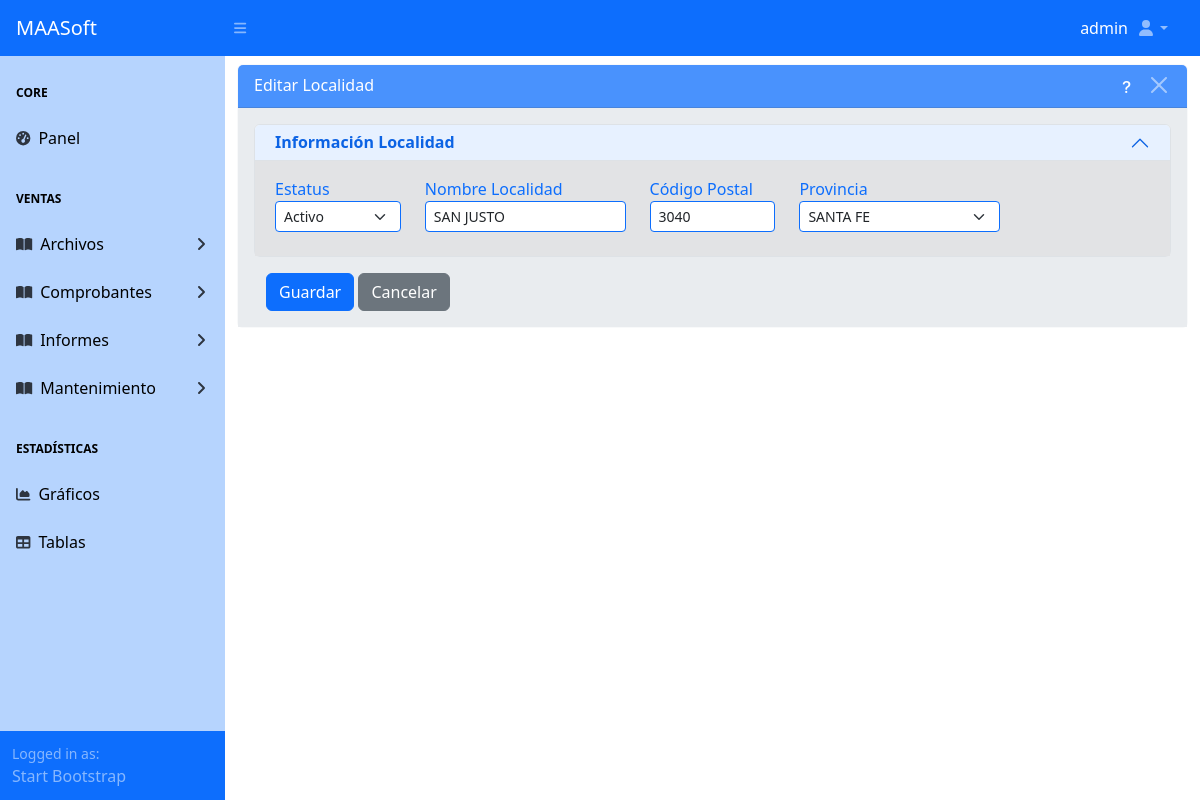
Before: /maestros/localidad/1/editar/ (signed in) with the older database file.
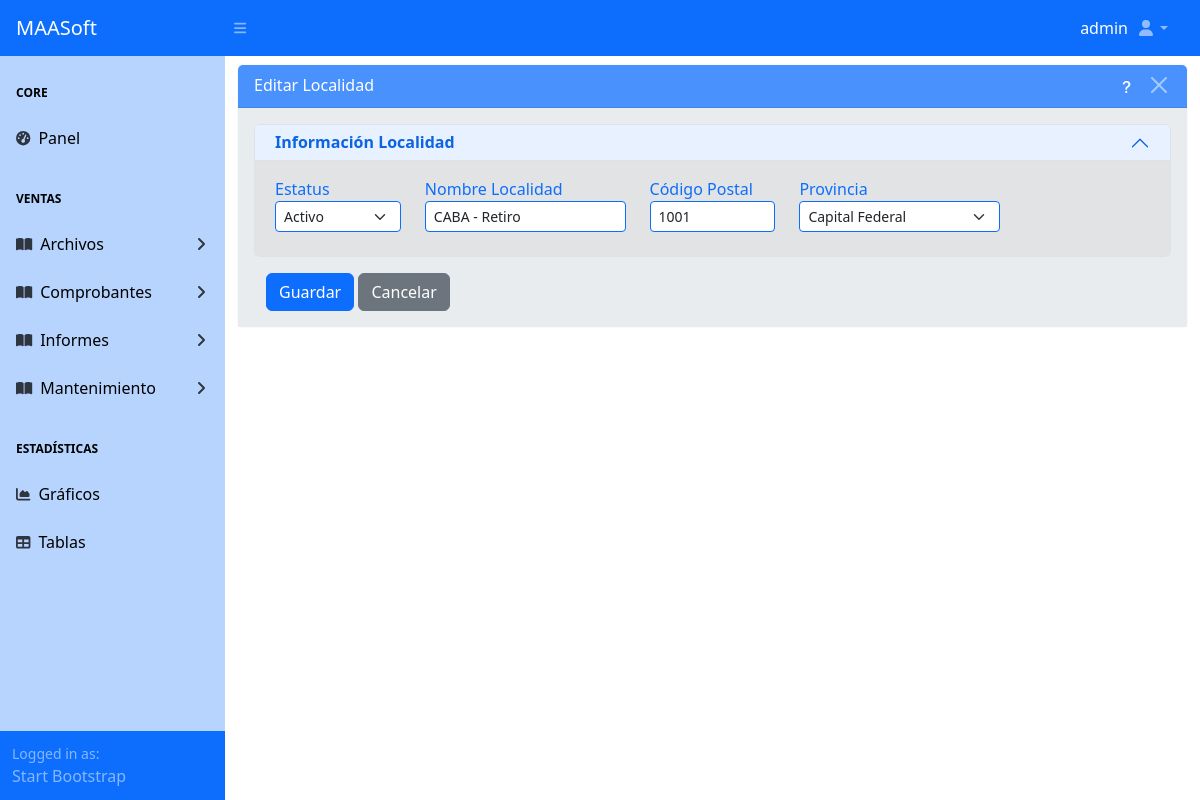
After: the same page with the newer database file.
### apps/maestros/models/base_models.py (models this page shows, shortened)
class Localidad(ModeloBaseGenerico):
	id_localidad = models.AutoField(primary_key=True)
	estatus_localidad = models.BooleanField("Estatus", db_column="estatus", default=True,
											choices=ESTATUS_GEN)
	nombre_localidad = models.CharField("Nombre Localidad", db_column="nombre", max_length=30)
	codigo_postal = models.CharField("Código Postal", max_length=5)
	id_provincia = models.ForeignKey('Provincia', on_delete=models.CASCADE,
									 verbose_name="Provincia")
	class Meta:
		db_table = 'localidad'
		verbose_name = ('Localidad')
		verbose_name_plural = ('Localidades')
		ordering = ['codigo_postal']

class Provincia(ModeloBaseGenerico):
	id_provincia = models.AutoField(primary_key=True)
	estatus_provincia = models.BooleanField("Estatus", db_column="estatus", default=True,
											choices=ESTATUS_GEN)
	codigo_provincia = models.CharField("Código", db_column="codigo", max_length=1)
	nombre_provincia = models.CharField("Nombre", db_column="nombre", max_length=30)
	def __str__(self):
		return self.nombre_provincia
	class Meta:
		db_table = 'provincia'
		verbose_name = ('Provincia')
		verbose_name_plural = ('Provincias')
		ordering = ['nombre_provincia']

### apps/maestros/views/localidad_views.py (the view)
# urls.py: path('localidad/<int:pk>/editar/', LocalidadUpdateView.as_view(), name='localidad_update'),
class LocalidadUpdateView(MaestroUpdateView):
	model = ConfigViews.model
	list_view_name = ConfigViews.list_view_name
	form_class = ConfigViews.form_class
	template_name = ConfigViews.template_form
	success_url = ConfigViews.success_url
	permission_required = ConfigViews.permission_change
	extra_context = {
		"accion": f"Editar {ConfigViews.model._meta.verbose_name}",
		"list_view_name" : ConfigViews.list_view_name
	}

### apps/maestros/forms/localidad_forms.py
class LocalidadForm(CrudGenericForm):
	class Meta:
		model = Localidad
		fields = '__all__'
		widgets = {
			'estatus_localidad':
				forms.Select(attrs={**formclassselect}),
			'id_provincia':
				forms.Select(attrs={**formclassselect}),
			'codigo_postal':
				forms.TextInput(attrs={**formclasstext}),
			'nombre_localidad':
				forms.TextInput(attrs={**formclasstext}),
		}

### apps/maestros/views/cruds_views_generics.py (called while the page is built)
def obtener_requerimientos_modelo(modelo):
	requerimientos = {}
	for field in modelo._meta.fields:
		exclud_fields = ['usuario', 'estacion', 'fcontrol']
		field_info = []
		if not field.primary_key and field.name not in exclud_fields:
			if not field.blank:
				field_info.append("Este campo es obligatorio")
			if hasattr(field, "max_length") and field.max_length is not None:
				field_info.append(f"Debe tener un máximo de {field.max_length} caracteres")
			if field.unique:
				field_info.append("Debe ser único")
			requerimientos[field.verbose_name] = field_info
	return requerimientos

### apps/maestros/templates/maestros/localidad_form.html (shortened to what this page needs)
{% extends 'maestro_form.html' %}
{% load static %}
{% block maincomponent %}
	{% block principalcomponent %}
		<div id="layoutSidenav_content">
			<main>
				<div class="container-fluid">
					<div class="card border-light mb-3 mt-2">
						<div class="card-header text-white bg-primary opacity-75 d-flex
									justify-content-between">
							{{ accion }}
							<div class="flex align-items-center">
								<a
									class="me-2 text-white"
									data-bs-toggle="modal"
									data-bs-target="#helpModal"
									style="cursor: pointer;">
									<i class="bi bi-question-lg"></i></a>
								<button type="button" class="btn-close btn-close-white"
									aria-label="Close"
									onclick="window.location.href='{% url list_view_name %}'">
								</button>
							</div>
						</div>
						<div class="card-body bg-body-secondary">
							<form method="post" enctype="multipart/form-data" novalidate>
								<div class="accordion" id="accordionPanelsStayOpenExample">
									<div class="accordion-item">
										<h2 class="accordion-header">
											<button
												class="accordion-button py-2 "
												type="button"
												data-bs-toggle="collapse"
												data-bs-target="#Información_General"
												aria-expanded="true"
												aria-controls="Información_General">
												<strong>Información Localidad</strong>
											</button>
										</h2>
										<div class="accordion-collapse collapse show"
											id="Información_General">
											<div class="accordion-body bg-secondary-subtle">
												<div class="row">
													<div class="col-md-2">
														<label class="form-label text-primary mb-0">
															{{ form.estatus_localidad.label }}
														</label>
														{{ form.estatus_localidad }}
													</div>
													<div class="col-md-3">
														<label class="form-label text-primary mb-0">
															{{ form.nombre_localidad.label }}
														</label>
														{{ form.nombre_localidad }}
													</div>
													<div class="col-md-2">
														<label class="form-label text-primary mb-0">
															{{ form.codigo_postal.label }}
														</label>
														{{ form.codigo_postal }}
													</div>
													<div class="col-md-3">
														<label class="form-label text-primary mb-0">
															{{ form.id_provincia.label }}
														</label>
														{{ form.id_provincia }}
													</div>
												</div>
											</div>
										</div>
									</div>
								</div>
								<div class="container mt-3">
									<button class="btn btn-primary" type="submit" id="guardarBtn">
										Guardar
									</button>
									<a class="btn btn-secondary" href="{% url list_view_name %}">
										Cancelar
									</a>
								</div>
							</form>
						</div>
					</div>
				</div>
			</main>
		</div>
	{% endblock principalcomponent %}
{% endblock maincomponent %}

Changed rows visible on the page:
no longer on this page (row edited): Provincia: id_provincia "SANTA FE"
changed Localidad: codigo_postal "3040" → "1001"
now on this page (row edited): Provincia: id_provincia "Capital Federal"
Other visible differences:
form field nombre_localidad: "SAN JUSTO" → "CABA - Retiro"
